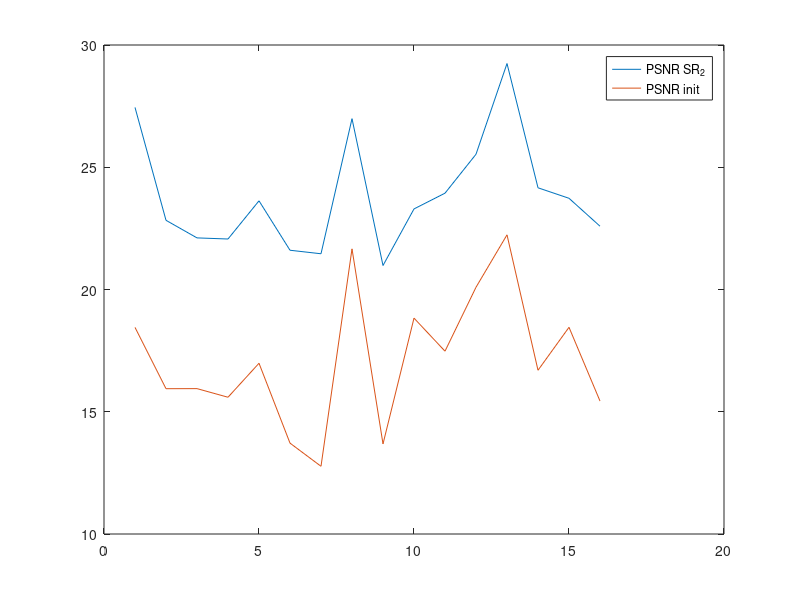

Here is the MATLAB script that generated this plot:
load('psnr_sr2init.mat');
close;
x = 1:length(psnr_sr2);
title('PSNR for all')
plot(x, [psnr_sr2; psnr_init;]);
legend('PSNR SR_2', 'PSNR init');